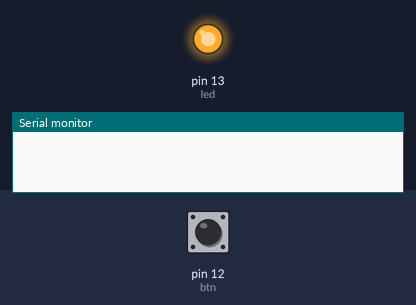
A sketch run on a simulated Arduino Uno, built with avr-gcc and run on an emulated ATmega328P. Parts: output pins drawn as LEDs (lit = HIGH), the last lines printed to the serial monitor. Dashed ring = blinking. The test bench sets the inputs (shaded band); at power-on: pin 12 (btn) HIGH.

Above: at 1.2 s.
1.3 s: pin 12 (btn) pulled LOW for 1 s
At 1.67 s:
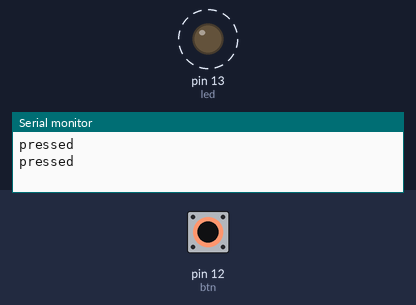
3.8 s: pin 12 (btn) pulled LOW for 0.15 s
At 4.8 s:
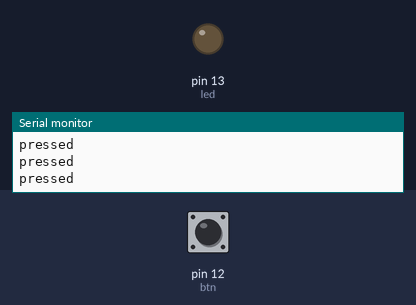
5.5 s: pin 12 (btn) pulled LOW for 3.2 s
At 9.6 s:
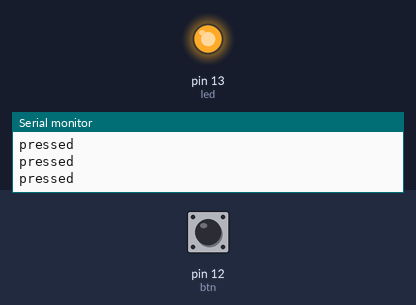
Timing chart, 0 to 11.1 s (numbered marks = the images above; inputs shaded):
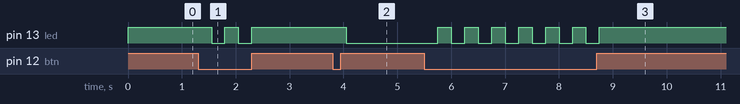

The sketch:

lightswitch.ino
```cpp
int led = 13;
int btn = 12;
bool on = true;

void setup() {
  // put your setup code here, to run once:
  pinMode(led, OUTPUT);
  pinMode(btn, INPUT_PULLUP);
  Serial.begin(9600); // This is just to help troubleshoot whether we are recieving button inputs, feel free to delete if everything is working
}

void loop() {
  // put your main code here, to run repeatedly:
  if (digitalRead(btn) == LOW) {
    on = !on;
    Serial.println("pressed");  // This prints out 'pressed' whenever we click the button which helps in troubleshooting, feel free to delete.
    delay(250);
  }
  if (on == true) {
    digitalWrite(led, HIGH);
  }
  if (on == false) {
    digitalWrite(led, LOW);
  }
}
```

Measured:
- after the input at 1.3 s, pin 13 (led): alternates HIGH for 0.25 s and LOW for 0.25 s, 4 changes in all, then stays HIGH, starting after 0.25 s
- after the input at 3.8 s, pin 13 (led): HIGH → LOW after 0.25 s
- after the input at 5.5 s, pin 13 (led): alternates HIGH for 0.25 s and LOW for 0.25 s, 13 changes in all, then stays HIGH, starting after 0.25 s
